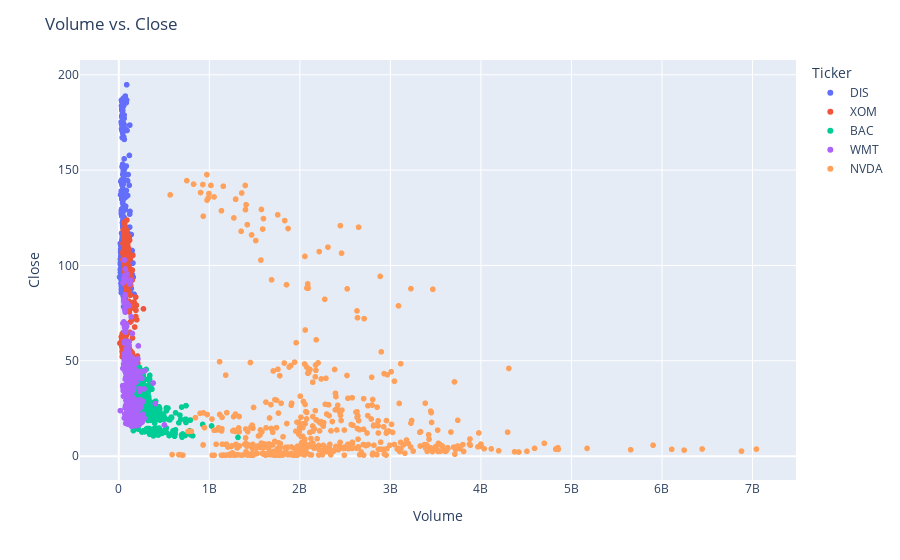

The notebook cell this image was saved under:
### Markdown cell above
### Scatter Plots

### Code cell
figure2 = px.scatter(subdf, x='Volume', y='Close', color='Ticker')
figure2.update_layout(title='Volume vs. Close')
figure2.show()

### Figure 1 — Plotly figure (JSON) as saved in the notebook; plotly's stock layout.template omitted (floating-point values rounded to 4 significant figures; data arrays with more than 128 entries replaced by an {"elided": "..."} marker saying what was removed)
{"data": [{"hovertemplate": "Ticker=DIS<br>Volume=%{x}<br>Close=%{y}<extra></extra>", "legendgroup": "DIS", "marker": {"color": "#636efa", "symbol": "circle"}, "mode": "markers", "name": "DIS", "showlegend": true, "type": "scattergl", "x": {"elided": "523 float values"}, "xaxis": "x", "y": {"elided": "523 float values"}, "yaxis": "y"}, {"hovertemplate": "Ticker=XOM<br>Volume=%{x}<br>Close=%{y}<extra></extra>", "legendgroup": "XOM", "marker": {"color": "#EF553B", "symbol": "circle"}, "mode": "markers", "name": "XOM", "showlegend": true, "type": "scattergl", "x": {"elided": "523 float values"}, "xaxis": "x", "y": {"elided": "523 float values"}, "yaxis": "y"}, {"hovertemplate": "Ticker=BAC<br>Volume=%{x}<br>Close=%{y}<extra></extra>", "legendgroup": "BAC", "marker": {"color": "#00cc96", "symbol": "circle"}, "mode": "markers", "name": "BAC", "showlegend": true, "type": "scattergl", "x": {"elided": "523 float values"}, "xaxis": "x", "y": {"elided": "523 float values"}, "yaxis": "y"}, {"hovertemplate": "Ticker=WMT<br>Volume=%{x}<br>Close=%{y}<extra></extra>", "legendgroup": "WMT", "marker": {"color": "#ab63fa", "symbol": "circle"}, "mode": "markers", "name": "WMT", "showlegend": true, "type": "scattergl", "x": {"elided": "523 float values"}, "xaxis": "x", "y": {"elided": "523 float values"}, "yaxis": "y"}, {"hovertemplate": "Ticker=NVDA<br>Volume=%{x}<br>Close=%{y}<extra></extra>", "legendgroup": "NVDA", "marker": {"color": "#FFA15A", "symbol": "circle"}, "mode": "markers", "name": "NVDA", "showlegend": true, "type": "scattergl", "x": {"elided": "522 float values"}, "xaxis": "x", "y": {"elided": "522 float values"}, "yaxis": "y"}], "layout": {"legend": {"title": {"text": "Ticker"}, "tracegroupgap": 0}, "margin": {"t": 60}, "title": {"text": "Volume vs. Close"}, "xaxis": {"anchor": "y", "domain": [0, 1], "title": {"text": "Volume"}}, "yaxis": {"anchor": "x", "domain": [0, 1], "title": {"text": "Close"}}}}
